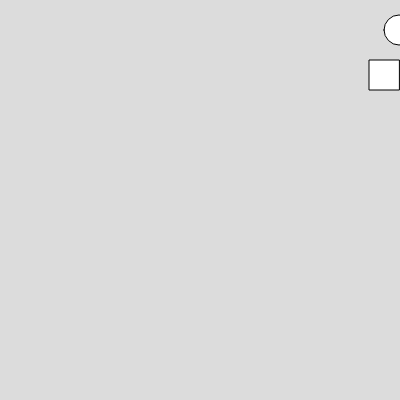
Frame 1 (no input)
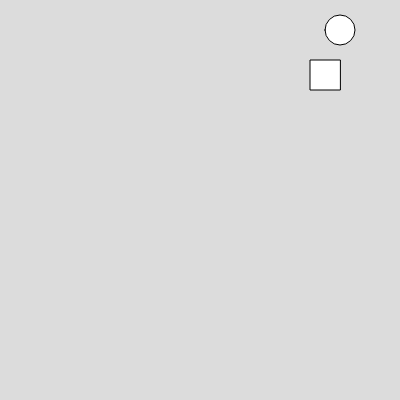
Frame 60 (no input)
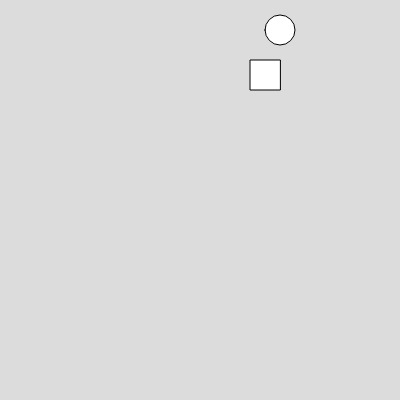
Frame 120 (the mouse pressed at the canvas centre since frame 60)

The p5.js sketch that drew these frames (run headless with seeded random() and noise() and a simulated clock; from frame 60 on, the mouse is pressed at the canvas centre):

// p5.js sketch
// ── sketch.js
function setup() {
  createCanvas(400, 400);
}

function draw() {
  background(220);
  
  //Negative Scale values invert which "side" of the shape a point is on
  //Setting scale to -1.0 in X reverses all of the x points
  //while keeping them the same relative size
	scale(-1.0, 1.0)
  
  //Starting at the far end of the canvas (which is now -width)
  //Incrementing by frameCount brings us closer to 0, moving the shapes the other direction
	ellipse(-width + frameCount, 30, 30, 30)
	rect(-width + frameCount, 60, 30, 30)	
}
